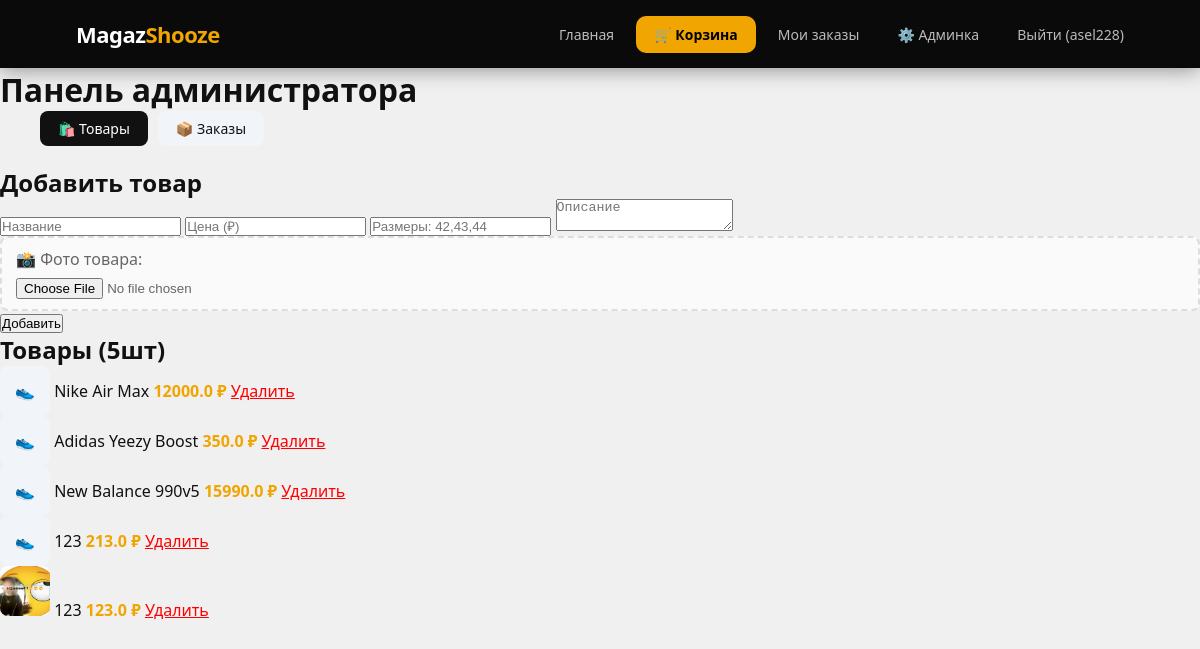
/admin (signed in), run on the app's committed database.
### tables this page shows
CREATE TABLE products (id INTEGER PRIMARY KEY AUTOINCREMENT, name TEXT NOT NULL, price REAL NOT NULL, size TEXT, photo TEXT, description TEXT);

### app.py (the view, shortened to what this page needs)
@app.route('/admin', methods=['GET', 'POST'])
def admin():
    if session.get('role') != 'admin':
        return redirect('/')
    db = get_db()
    products = db.execute('SELECT * FROM products').fetchall()
    return render_template('admin.html', products=products)

### app.py (called while the page is built)
def get_db():
    conn = sqlite3.connect(DB)
    conn.row_factory = sqlite3.Row
    return conn

### templates/admin.html
{% extends 'base.html' %}
{% block content %}
<h1>Панель администратора</h1>
<div style="padding: 0 40px; display:flex; gap:10px; margin-bottom:20px;">
  <a href="/admin" style="background:#111; color:#fff; padding:8px 18px;
     border-radius:8px; text-decoration:none; font-size:14px;">🛍️ Товары</a>
  <a href="/admin/orders" style="background:#f1f5f9; color:#111; padding:8px 18px;
     border-radius:8px; text-decoration:none; font-size:14px;">📦 Заказы</a>
</div>
<h2>Добавить товар</h2>
<form method="POST" enctype="multipart/form-data">
    <input type="text" name="name" placeholder="Название" required>
    <input type="number" name="price" placeholder="Цена (₽)" required>
    <input type="text" name="size" placeholder="Размеры: 42,43,44">
    <textarea name="description" placeholder="Описание"></textarea>
    <div style="padding:10px 14px; border:2px dashed #ddd; border-radius:8px; background:#fafafa;">
      <label style="cursor:pointer; color:#666;">
        📸 Фото товара:
        <input type="file" name="photo" accept="image/*" style="margin-top:8px;display:block;">
      </label>
    </div>
    <button type="submit">Добавить</button>
</form>
<h2>Товары ({{ products|length }}шт)</h2>
<div class="product-list">
{% for p in products %}
<p>
  {% if p['photo'] %}
    <img src="{{ p['photo'] }}" style="width:50px;height:50px;object-fit:cover;border-radius:8px;">
  {% else %}
    <span style="width:50px;height:50px;background:#f1f5f9;border-radius:8px;
          display:inline-flex;align-items:center;justify-content:center;">👟</span>
  {% endif %}
  <span>{{ p['name'] }}</span>
  <span style="color:#f0a500;font-weight:bold;">{{ p['price'] }} ₽</span>
  <a href="/admin/delete/{{ p['id'] }}" style="color:red;"
     onclick="return confirm('Удалить товар?')">Удалить</a>
</p>
{% endfor %}
</div>
{% endblock %}

### templates/base.html (shortened to what this page needs)
<!DOCTYPE html>
<html lang="ru">
<head>
    <link rel="stylesheet" href="{{ url_for('static', filename='css/style.css') }}">
</head>
<body>
<nav>
    <a href="/" class="nav-logo">Magaz<span>Shooze</span></a>
    <div class="nav-links">
        <a href="/">Главная</a>
        {% if session.user_id %}
            <a href="/cart" class="nav-cart">🛒 Корзина</a>
            <a href="/orders">Мои заказы</a>
            {% if session.role == 'admin' %}
            <a href="/admin">⚙️ Админка</a>
            {% endif %}
            <a href="/logout" class="nav-logout">Выйти ({{ session.user_name }})</a>
        {% else %}
            <a href="/login">Войти</a>
            <a href="/register">Регистрация</a>
        {% endif %}
    </div>
</nav>
{% block content %}{% endblock %}
</body>
</html>

### static/css/style.css (style rules this page uses)
* { margin: 0; padding: 0; box-sizing: border-box; }
body { font-family: 'Segoe UI', Arial, sans-serif; background: #f0f0f0; color: #111; }
nav { background: #0a0a0a; padding: 0 60px; height: 68px; display: flex; align-items: center; justify-content: space-between; position: sticky; top: 0; z-index: 100; box-shadow: 0 2px 20px rgba(0,0,0,0.4); }
.nav-logo { color: #fff; font-size: 22px; font-weight: 800; text-decoration: none; letter-spacing: -0.5px; }
.nav-logo span { color: #f0a500; }
.nav-links { display: flex; gap: 6px; align-items: center; }
nav a { color: #bbb; text-decoration: none; font-size: 14px; font-weight: 500; padding: 8px 16px; border-radius: 8px; transition: all 0.2s; }
nav a.nav-cart { background: #f0a500; color: #000; font-weight: 700; padding: 9px 18px; border-radius: 10px; }

### data on the page
products: name "Nike Air Max", price "12000.0"
products: name "Adidas Yeezy Boost", price "350.0"
products: name "New Balance 990v5", price "15990.0"
products: name "123", price "213.0"
products: photo (picture), name "123", price "123.0"

### other printed values
{{ session.user_name }} "asel228"
{{ products|length }} "5"
